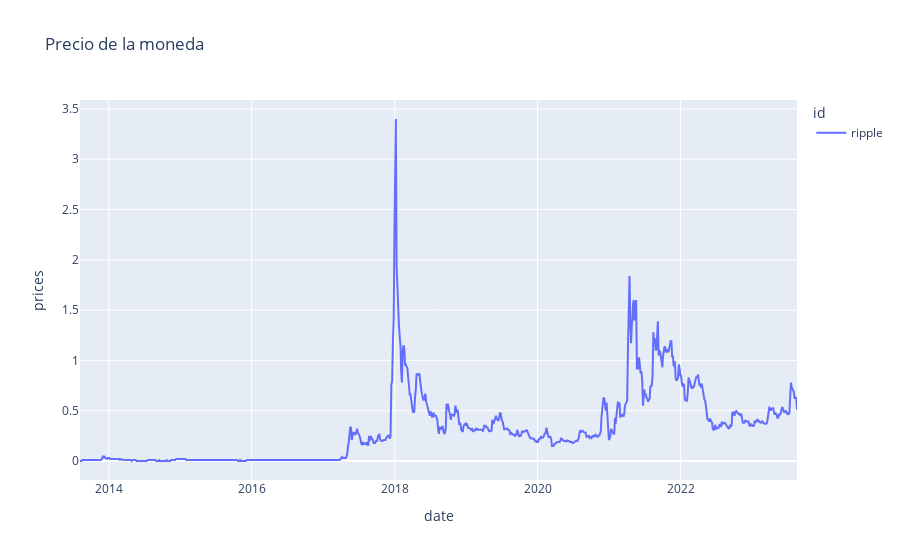

This figure's notebook cell:
### Code cell
fig = px.line(ripple_df, x="date", y="prices", color="id",
              title="Precio de la moneda")

fig.show()

### Figure 1 — Plotly figure (JSON) as saved in the notebook; plotly's stock layout.template omitted (floating-point values rounded to 4 significant figures; data arrays with more than 128 entries replaced by an {"elided": "..."} marker saying what was removed)
{"data": [{"hovertemplate": "id=ripple<br>date=%{x}<br>prices=%{y}<extra></extra>", "legendgroup": "ripple", "line": {"color": "#636efa", "dash": "solid"}, "marker": {"symbol": "circle"}, "mode": "lines", "name": "ripple", "orientation": "v", "showlegend": true, "type": "scatter", "x": {"elided": "955 str values"}, "xaxis": "x", "y": {"elided": "955 float values"}, "yaxis": "y"}], "layout": {"legend": {"title": {"text": "id"}, "tracegroupgap": 0}, "title": {"text": "Precio de la moneda"}, "xaxis": {"anchor": "y", "domain": [0, 1], "title": {"text": "date"}}, "yaxis": {"anchor": "x", "domain": [0, 1], "title": {"text": "prices"}}}}
